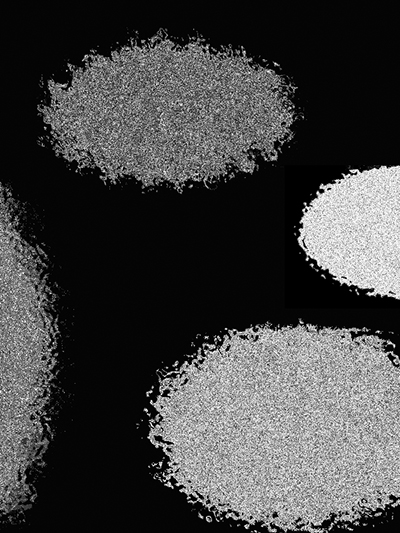
#> input picture picture/ellipses.jpg, 400 x 533 px, found by its file name
$ python test19.py
#> lines starting #> are read from the running program, lines starting #| are printed output that depends on the picture; after the words box and inside, x2 and y2 are one past the last pixel; in counts of white or black regions, pixels touching at a corner belong together
#> further down, src is the input picture: shape (533, 400, 3); min 0, max 255, mean 66.8
import cv2 as cv
import numpy as np


def open_demo(image):
    print(image.shape)
#| (533, 400, 3)
    gray = cv.cvtColor(image, cv.COLOR_BGR2GRAY)
    ret, binary = cv.threshold(gray, 0, 255, cv.THRESH_BINARY | cv.THRESH_OTSU)
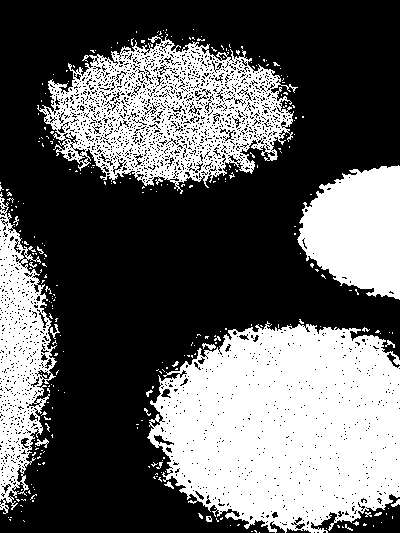
#> binary: shape (533, 400); 38.2% white; 291 white regions (271 under 20 px), largest, box (x1, y1, x2, y2) and area: (147, 321, 400, 533) 40464, (37, 34, 298, 194) 20188, (297, 165, 400, 300) 10125
#> ret = 84
    cv.imshow("open_demo", binary)
    kernel = cv.getStructuringElement(cv.MORPH_RECT, (15, 15))
    dst = cv.morphologyEx(binary, cv.MORPH_OPEN, kernel)
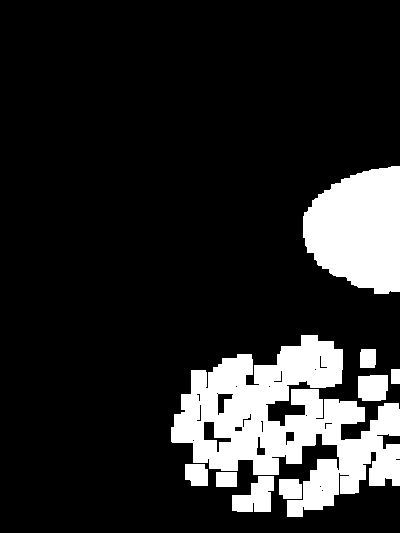
#> dst: shape (533, 400); 15.8% white; 9 white regions, largest, box (x1, y1, x2, y2) and area: (171, 335, 400, 517) 20682, (303, 166, 400, 294) 9558, (232, 476, 274, 512) 1022
    cv.imshow("open_result", dst)


def close_demo(image):
    print(image.shape)
#| (533, 400, 3)
    gray = cv.cvtColor(image, cv.COLOR_BGR2GRAY)
    ret, binary = cv.threshold(gray, 0, 255, cv.THRESH_BINARY | cv.THRESH_OTSU)
#> ret = 84
    # cv.imshow("close_demo", binary)
    kernel = cv.getStructuringElement(cv.MORPH_RECT, (15, 15))
    dst = cv.morphologyEx(binary, cv.MORPH_CLOSE, kernel)
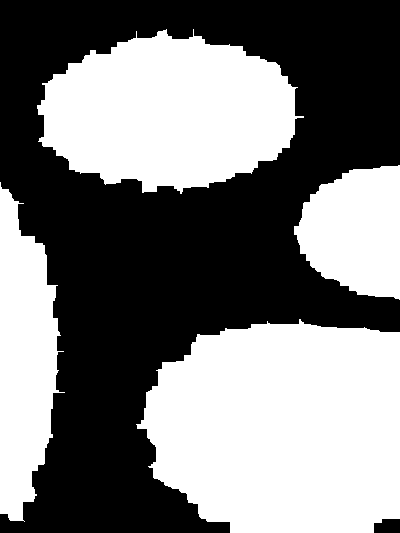
#> dst: shape (533, 400); 48.3% white; 4 white regions, box (x1, y1, x2, y2) and area: (136, 319, 400, 533) 46947, (37, 29, 304, 194) 30952, (0, 182, 65, 522) 14338, (294, 165, 400, 300) 10818
    cv.imshow("close_result", dst)


src = cv.imread("/Users/liuxuwei/Desktop/picture/ellipses.jpg")
cv.namedWindow("example", cv.WINDOW_FREERATIO)
cv.imshow("example", src)
open_demo(src)
close_demo(src)
cv.waitKey(0)
cv.destroyAllWindows()

$ run again, with picture/1.JPG copied over picture/ellipses.jpg
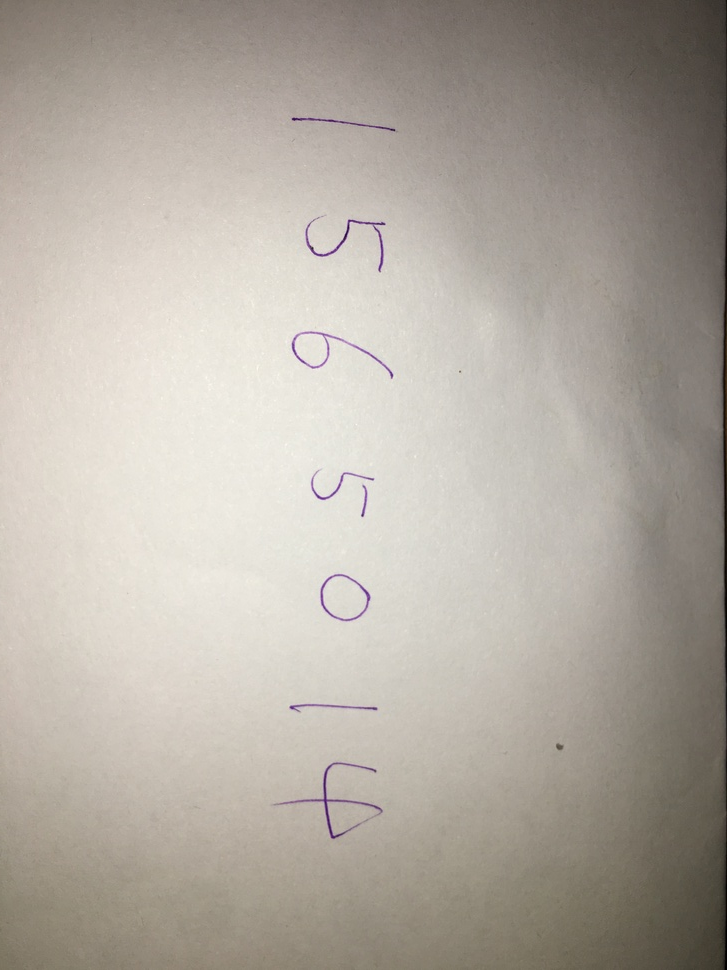
#> input picture picture/1.JPG, 727 x 970 px, shrunk from 3024 x 4032 before the run, found by its file name
#> src is the input picture: shape (970, 727, 3); mean B, G, R 161.5, 170.7, 177.8
#| (970, 727, 3)
#> in open_demo, `ret, binary = cv.threshold(gray, 0, 255, cv.THRESH_BINARY | cv.THRESH_..`:
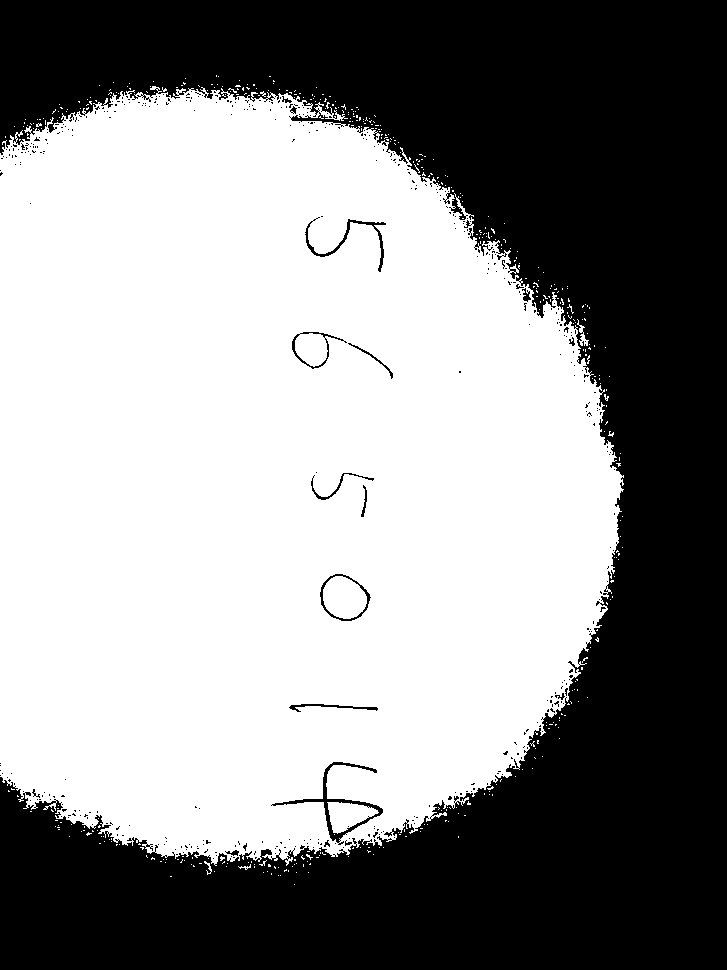
#> binary: shape (970, 727); 55.5% white; 441 black regions (423 under 20 px), largest, box (x1, y1, x2, y2) and area: (0, 0, 727, 970) 309715, (271, 762, 383, 845) 963, (305, 217, 386, 272) 485
#> in open_demo, `ret, binary = cv.threshold(gray, 0, 255, cv.THRESH_BINARY | cv.THRESH_..`: ret = 167
#| (970, 727, 3)
#> in close_demo, `dst = cv.morphologyEx(binary, cv.MORPH_CLOSE, kernel)`:
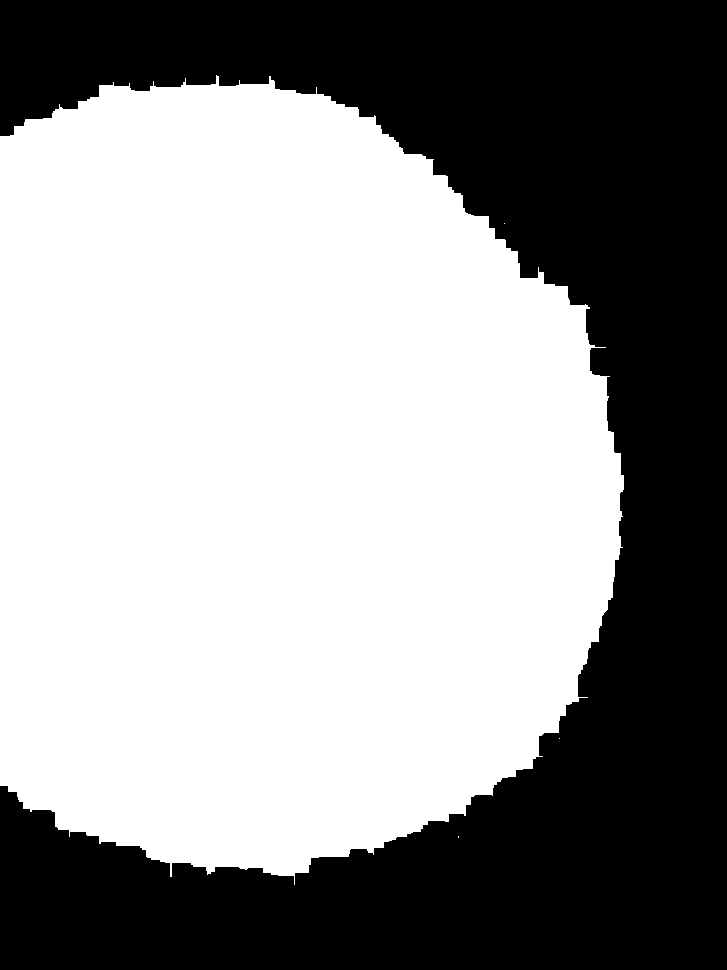
#> dst: shape (970, 727); 58.1% white; 1 black region, box (x1, y1, x2, y2) and area: (0, 0, 727, 970) 295486
